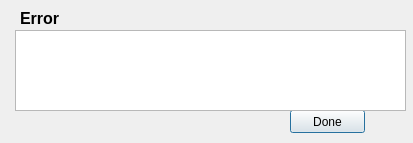
<?xml version="1.0" encoding="UTF-8"?>
<ui version="4.0">
 <class>ErrorDialog</class>
 <widget class="QDialog" name="ErrorDialog">
  <property name="geometry">
   <rect>
    <x>0</x>
    <y>0</y>
    <width>413</width>
    <height>143</height>
   </rect>
  </property>
  <property name="sizePolicy">
   <sizepolicy hsizetype="Minimum" vsizetype="Minimum">
    <horstretch>0</horstretch>
    <verstretch>0</verstretch>
   </sizepolicy>
  </property>
  <property name="windowTitle">
   <string>Error</string>
  </property>
  <widget class="QLabel" name="headingLabel">
   <property name="geometry">
    <rect>
     <x>20</x>
     <y>10</y>
     <width>141</width>
     <height>16</height>
    </rect>
   </property>
   <property name="font">
    <font>
     <family>Segoe UI</family>
     <pointsize>12</pointsize>
     <weight>75</weight>
     <bold>true</bold>
    </font>
   </property>
   <property name="text">
    <string>Error</string>
   </property>
  </widget>
  <widget class="QPushButton" name="pushButton">
   <property name="geometry">
    <rect>
     <x>290</x>
     <y>110</y>
     <width>75</width>
     <height>23</height>
    </rect>
   </property>
   <property name="text">
    <string>Done</string>
   </property>
  </widget>
  <widget class="QTextBrowser" name="errorContent">
   <property name="geometry">
    <rect>
     <x>15</x>
     <y>30</y>
     <width>391</width>
     <height>81</height>
    </rect>
   </property>
  </widget>
 </widget>
 <resources/>
 <connections>
  <connection>
   <sender>pushButton</sender>
   <signal>clicked()</signal>
   <receiver>ErrorDialog</receiver>
   <slot>accept()</slot>
   <hints>
    <hint type="sourcelabel">
     <x>188</x>
     <y>171</y>
    </hint>
    <hint type="destinationlabel">
     <x>191</x>
     <y>195</y>
    </hint>
   </hints>
  </connection>
 </connections>
</ui>
